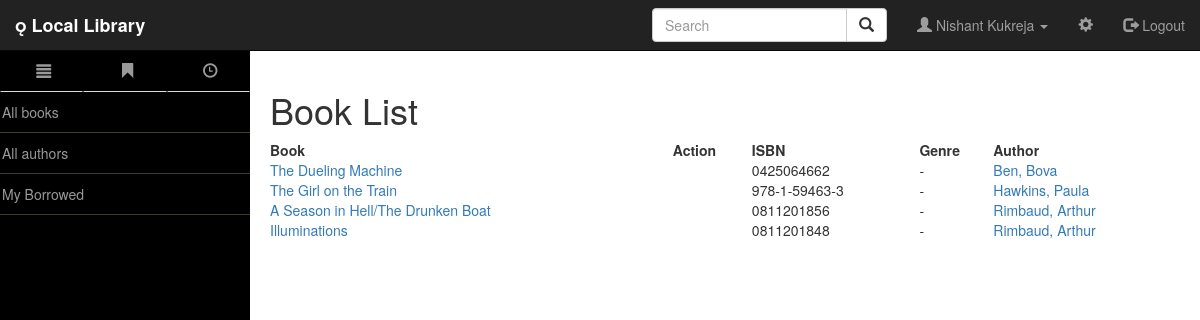
Screenshot of /catalog/book/ (signed in) with the database file from the repository.
### catalog/models.py (models this page shows, shortened)
class Book(models.Model):
    title = models.CharField(max_length=200)
    author = models.ForeignKey("Author",on_delete=models.SET_NULL,null=True)
    summary = models.TextField(max_length=1000,help_text="Enter the brief description of book")
    isbn = models.CharField('ISBN',max_length=13,help_text='13 Character <a href="https://www.isbn-international.org/content/what-isbn">ISBN number</a>')
    genere = models.ManyToManyField('Genere',help_text='Select a genere for book')
    language = models.ForeignKey('Language', on_delete=models.SET_NULL, null=True)
    class Meta:
        __module__= '__name__'
    def display_genere(self):
        """
        Creates a string for the Genre. This is required to display genre in Admin.
        """
        return ", ".join([genere.name for genere in self.genere.all()[:3]])
    display_genere.short_description = 'Genere'
    def get_absolute_url(self):
        return reverse('book-detail',args=[str(self.id)])

class Author(models.Model):
    first_name = models.CharField(max_length=100)
    last_name = models.CharField(max_length=100)
    date_of_birth = models.DateField(null=True, blank=True)
    date_of_death = models.DateField('Died', null=True, blank=True)
    def get_absolute_url(self):
        return reverse('author-detail', args=[str(self.id)])
    def __str__(self):
        return '%s, %s' % (self.last_name, self.first_name)

### catalog/views.py (the view)
class BooksListView(LoginRequiredMixin,generic.ListView):
    login_url = 'user_login'
    model = Book
    context_object_name = 'book_list'
    template_name = 'catalog/book_list.html'
    def get_queryset(self):
        return Book.objects.all()
    """
    def get_context_data(self,**kwargs):
        context = super(BookListView,self).get_context_data(**kwargs)
        cotext['some_data'] = "THis is just some data"


        return context
    """

### catalog/templates/catalog/book_list.html (shortened to what this page needs)
{% extends "base_generic.html" %}
{% block content %}
    <h1>Book List</h1>
    {% if book_list %}
        <table id="myTable" class="row-border diaplay" cellspacing="0" width="100%">
            <thead>
            <tr>
                <th>Book</th>
                <th>Action</th>
                <th>ISBN</th>
                <th>Genre</th>
                <th>Author</th>
            </tr>
            </thead>
            <tbody>
            {% for book in book_list %}
                <tr>
                    <td> <a href="{{ book.get_absolute_url }}">{{ book.title }}</a></td>
                    <td>
                    </td>
                    <td> {{ book.isbn }} </td>
                    <td> {% if book.genere is None %} {{ book.genere }} {% else %} - {% endif %} </td>
                    <td> <a href ="{{ book.author.get_absolute_url }}">  {{book.author}} </a> </td>
                </tr>
            {% endfor %}
            </tbody>
        </table>
    {% else %}
      <p>There are no books in the library.</p>
    {% endif %}
{% endblock %}

### catalog/templates/base_generic.html (shortened to what this page needs)
<!DOCTYPE html>
<html lang="en">
<head>
    {% load static %}
    <link rel="stylesheet" href="https://maxcdn.bootstrapcdn.com/bootstrap/3.3.7/css/bootstrap.min.css">
    <link href="{% static 'css/bootstrap.min.css' %}" rel="stylesheet">
    <link href="{% static 'css/simple-sidebar.css' %}" rel="stylesheet">
    <link rel="stylesheet" type="text/css" href="//cdn.datatables.net/1.10.12/css/jquery.dataTables.min.css">
    <link rel="stylesheet" href="//cdnjs.cloudflare.com/ajax/libs/bootstrap-table/1.11.1/bootstrap-table.min.css">
</head>
<body style="padding-top: 50px;">
    <div id="wrapper" class='toggled'>
        <nav class="navbar navbar-inverse navbar-fixed-top">
            <div class="container-fluid">
                <div class="navbar-header">
                <b><a class="navbar-brand  glyphicon-book" href="{% url 'index' %}"> Local Library</a></b>
                </div>
                <ul class="nav navbar-nav navbar-right">
                    <form class="navbar-form navbar-left">
                        <div class="input-group">
                            <input type="text" id="query" class="form-control" placeholder="Search" list='search-items'>
                            <div class="input-group-btn">
                            <button class="btn btn-default" onclick="query_text()">
                                <i class="glyphicon glyphicon-search"></i>
                            </button>
                            </div>
                        </div>
                    </form>
                    {% if user.is_authenticated %}
                        <li>
                            <a class="dropdown-toggle" data-toggle="dropdown" href="#"><span class="glyphicon glyphicon-user"></span> {{ user.first_name }} {{ user.last_name }} <span class="caret"></span></a>
                        </li>
                    {% endif %}
                    <li><a href="#"><span class="glyphicon glyphicon-cog"></span></a></li>
                    <li><a href="{% url 'logout'%}"><span class="glyphicon glyphicon-log-out"></span> Logout</a></li>
                </ul>
            </div>
        </nav>
        <div id="sidebar-wrapper">
      {% block sidebar %}
      <ul class="sidebar-nav">
         <ul class="nav nav-tabs nav-justified">
            <li><a href="#" onclick="openCity('London')"><span class="glyphicon glyphicon-align-justify"></span></a></li>
            <li ><a href="#" onclick="openCity('Paris')"> <span class="glyphicon glyphicon-bookmark"></span></a></li>
            <li ><a href="#" onclick="openCity('Timeline')"> <span class="glyphicon glyphicon-time"></span></a></li>
        </ul>
        <div id="London" class="city">
                <li><a href="{% url 'book' %}">All books</a></li>
                <hr style="margin:0.05px; border-color:#3d3d29">
                <li><a href="{% url 'author' %}">All authors</a></li>
                <hr style="margin:0.05px; border-color:#3d3d29">
                {% if user.is_authenticated %}
                    <li><a href="{% url 'my-borrowed' %}">My Borrowed</a></li>
                    <hr style="margin:0.05px; border-color:#3d3d29">
                {% else %}
                    <li><a href="{% url 'login'%}">Login</a></li>
                {% endif %}
          </div>
      </ul>
     {% endblock %}
        </div>
        <div id="page-content-wrapper">
            <div class="container-fluid">
                <div class="row">
                        {% block content %}{% endblock %}
                </div>
            </div>
        </div>
    </div>
</body>
</html>
  {% load static %}

### catalog/static/css/simple-sidebar.css (style rules this page uses)
body { padding-top: 70px; }
#wrapper { padding-left: 0; -webkit-transition: all 0.5s ease; -moz-transition: all 0.5s ease; -o-transition: all 0.5s ease; transition: all 0.5s ease; }
#wrapper.toggled { padding-left: 250px; }
#sidebar-wrapper { z-index: 1000; position: fixed; left: 250px; width: 0; height: 100%; margin-left: -250px; overflow-y: auto; background: #000; -webkit-transition: all 0.5s ease; -moz-transition: all 0.5s ease; -o-transition: all 0.5s ease; transition: all 0.5s ease; }
#wrapper.toggled #sidebar-wrapper { width: 250px; }
#page-content-wrapper { width: 100%; position: absolute; padding: 15px; }
#wrapper.toggled #page-content-wrapper { position: absolute; margin-right: -250px; }
.sidebar-nav { position: absolute; top: 0; width: 250px; margin: 0; padding: 0; list-style: none; align-content: center }
.sidebar-nav li { text-indent: 2px; line-height: 40px; }
.sidebar-nav li a { display: block; text-decoration: none; color: #999999; }
@media (min-width:768px) { #wrapper { padding-left: 0; } }
@media (min-width:768px) { #wrapper.toggled { padding-left: 250px; } }
@media (min-width:768px) { #sidebar-wrapper { width: 0; } }
@media (min-width:768px) { #wrapper.toggled #sidebar-wrapper { width: 250px; } }
@media (min-width:768px) { #page-content-wrapper { padding: 20px; position: relative; } }
@media (min-width:768px) { #wrapper.toggled #page-content-wrapper { position: relative; margin-right: 0; } }
.glyphicon { font-size: 15px; }

### rows the page displays
Book: title "The Dueling Machine", isbn "0425064662", author "Ben, Bova"
Book: title "The Girl on the Train", isbn "978-1-59463-3", author "Hawkins, Paula"
Book: title "A Season in Hell/The Drunken Boat", isbn "0811201856", author "Rimbaud, Arthur"
Book: title "Illuminations", isbn "0811201848", author "Rimbaud, Arthur"

### other values shown
{{ user.first_name }} "Nishant"
{{ user.last_name }} "Kukreja"
